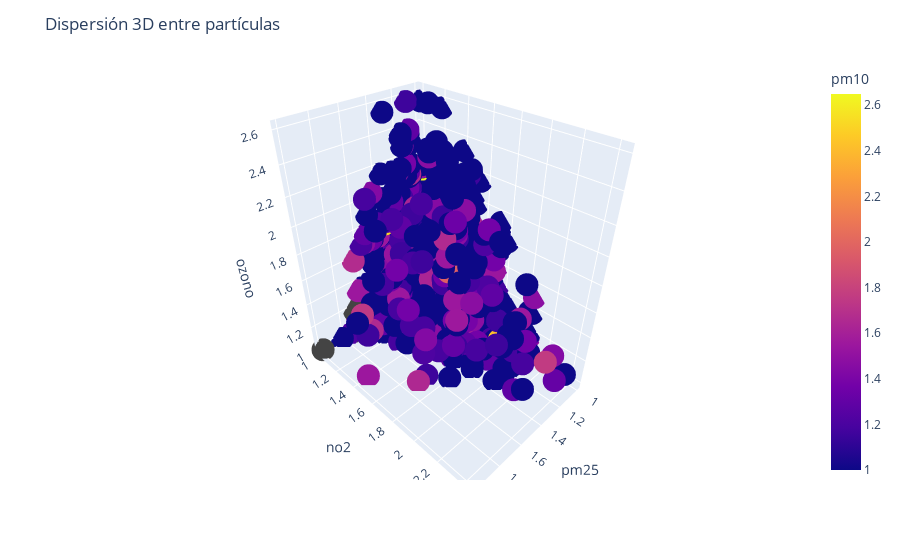

Notebook source saved alongside this figure:
### Code cell
# =========================
# 11. Dispersión 3D
# =========================
fig = px.scatter_3d(pivot_corr.reset_index(), x='pm25', y='no2', z='ozono', color='pm10')
fig.update_layout(title='Dispersión 3D entre partículas')
fig.show()

### Figure 1 — Plotly figure (JSON) as saved in the notebook; plotly's stock layout.template omitted (floating-point values rounded to 4 significant figures; data arrays with more than 128 entries replaced by an {"elided": "..."} marker saying what was removed)
{"data": [{"hovertemplate": "pm25=%{x}<br>no2=%{y}<br>ozono=%{z}<br>pm10=%{marker.color}<extra></extra>", "legendgroup": "", "marker": {"color": {"elided": "10273 float values"}, "coloraxis": "coloraxis", "symbol": "circle"}, "mode": "markers", "name": "", "scene": "scene", "showlegend": false, "type": "scatter3d", "x": {"elided": "10273 float values"}, "y": {"elided": "10273 float values"}, "z": {"elided": "10273 float values"}}], "layout": {"coloraxis": {"colorbar": {"title": {"text": "pm10"}}, "colorscale": [[0, "#0d0887"], [0.1111, "#46039f"], [0.2222, "#7201a8"], [0.3333, "#9c179e"], [0.4444, "#bd3786"], [0.5556, "#d8576b"], [0.6667, "#ed7953"], [0.7778, "#fb9f3a"], [0.8889, "#fdca26"], [1, "#f0f921"]]}, "legend": {"tracegroupgap": 0}, "margin": {"t": 60}, "scene": {"domain": {"x": [0, 1], "y": [0, 1]}, "xaxis": {"title": {"text": "pm25"}}, "yaxis": {"title": {"text": "no2"}}, "zaxis": {"title": {"text": "ozono"}}}, "title": {"text": "Dispersión 3D entre partículas"}}}
